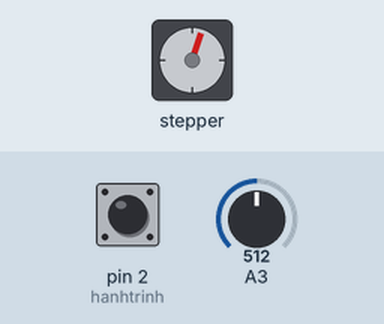
This sketch was run on a simulated Arduino Uno, built with avr-gcc and run on an emulated ATmega328P. Parts: stepper motor. Wiring (inferred from the names in the program): stepper motor (2048 steps per turn assumed): coils pin 8, pin 9, pin 10, pin 11. The test bench sets the inputs (shaded band); at power-on: pin 2 (hanhtrinh) HIGH, A3 = 512.

Above: at 0.89 s.
0.9 s: pin 2 (hanhtrinh) pulled LOW for 0.15 s
At 1.87 s:
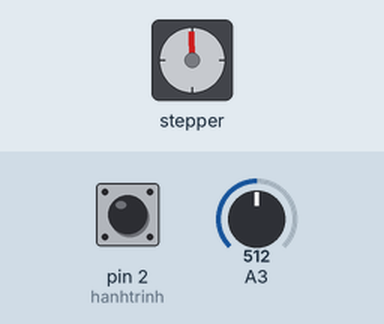
3.9 s: pin 2 (hanhtrinh) pulled LOW for 3.2 s
At 4.06 s:
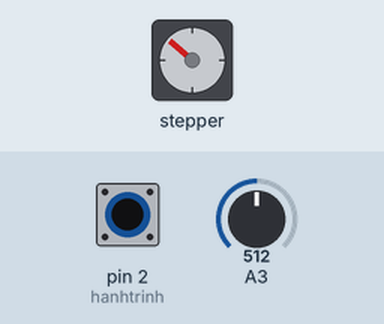
8.6 s: pin 2 (hanhtrinh) pulled LOW for 1 s
At 8.76 s:
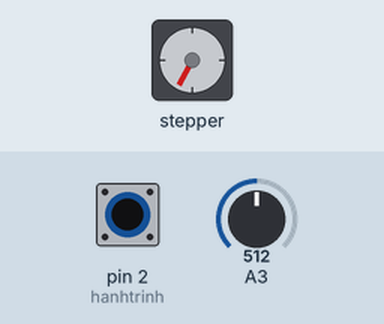
11.6 s: pin 2 (hanhtrinh) pulled LOW for 3.2 s
Timing chart, 0 to 20.3 s (numbered marks = the images above; inputs shaded):
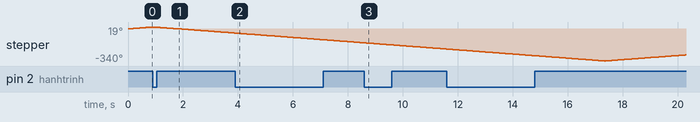

The sketch:

Goc_Step.ino
```cpp
#define STEPPER_PIN_1 8
#define STEPPER_PIN_2 9
#define STEPPER_PIN_3 10
#define STEPPER_PIN_4 11
int step_number = 0;
#define hanhtrinh 2   //Chân gắn công tắc hành trình lấy điển 0. có thể thay đổi chân khác tùy và phần cứng
int val =0,i=0;;
int tocdo = 8;   ///Chỉnh tốc độ chạy tối đa = 2. số càng nhro chạy càng nhanh
void setup() {
  pinMode(hanhtrinh, INPUT_PULLUP);
pinMode(STEPPER_PIN_1, OUTPUT);
pinMode(STEPPER_PIN_2, OUTPUT);
pinMode(STEPPER_PIN_3, OUTPUT);
pinMode(STEPPER_PIN_4, OUTPUT);
while(digitalRead(hanhtrinh) == 1){
    chay(1);
  }
}

void loop() {

   val = analogRead(A3);
 if(digitalRead(hanhtrinh)==0){
 chay(0);
 }
 if(digitalRead(hanhtrinh) == 1 ){
   chay(1);
  }


}


void chay(int dir){
    if(dir == 0){
      for(int j =0; j < val;j++){
        step_number++;
  if(step_number > 3){
    step_number = 0;
  }
   delay(tocdo);
switch(step_number){
  case 0:
  digitalWrite(STEPPER_PIN_1, LOW);
  digitalWrite(STEPPER_PIN_2, LOW);
  digitalWrite(STEPPER_PIN_3, LOW);
  digitalWrite(STEPPER_PIN_4, HIGH);
  break;
  case 1:
  digitalWrite(STEPPER_PIN_1, LOW);
  digitalWrite(STEPPER_PIN_2, LOW);
  digitalWrite(STEPPER_PIN_3, HIGH);
  digitalWrite(STEPPER_PIN_4, LOW);
  break;
  case 2:
  digitalWrite(STEPPER_PIN_1, LOW);
  digitalWrite(STEPPER_PIN_2, HIGH);
  digitalWrite(STEPPER_PIN_3, LOW);
  digitalWrite(STEPPER_PIN_4, LOW);
  break;
  case 3:
  digitalWrite(STEPPER_PIN_1, HIGH);
  digitalWrite(STEPPER_PIN_2, LOW);
  digitalWrite(STEPPER_PIN_3, LOW);
  digitalWrite(STEPPER_PIN_4, LOW);
  break;
}
  }}
if(dir == 1){
  step_number++;
  if(step_number > 3){
    step_number = 0;
  }
   delay(tocdo);
    switch(step_number){
  case 0:
  digitalWrite(STEPPER_PIN_1, HIGH);
  digitalWrite(STEPPER_PIN_2, LOW);
  digitalWrite(STEPPER_PIN_3, LOW);
  digitalWrite(STEPPER_PIN_4, LOW);
  break;
  case 1:
  digitalWrite(STEPPER_PIN_1, LOW);
  digitalWrite(STEPPER_PIN_2, HIGH);
  digitalWrite(STEPPER_PIN_3, LOW);
  digitalWrite(STEPPER_PIN_4, LOW);
  break;
  case 2:
  digitalWrite(STEPPER_PIN_1, LOW);
  digitalWrite(STEPPER_PIN_2, LOW);
  digitalWrite(STEPPER_PIN_3, HIGH);
  digitalWrite(STEPPER_PIN_4, LOW);
  break;
  case 3:
  digitalWrite(STEPPER_PIN_1, LOW);
  digitalWrite(STEPPER_PIN_2, LOW);
  digitalWrite(STEPPER_PIN_3, LOW);
  digitalWrite(STEPPER_PIN_4, HIGH);
  break;
}
  }

}
```
